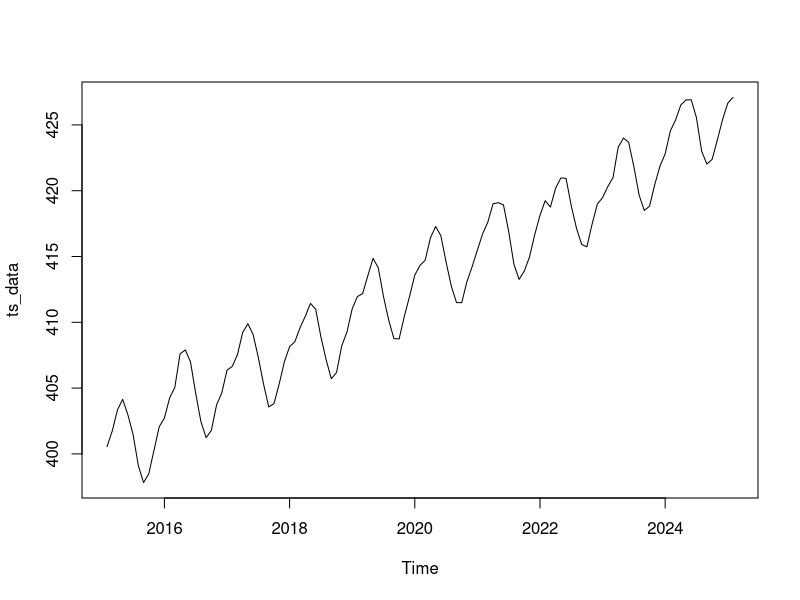
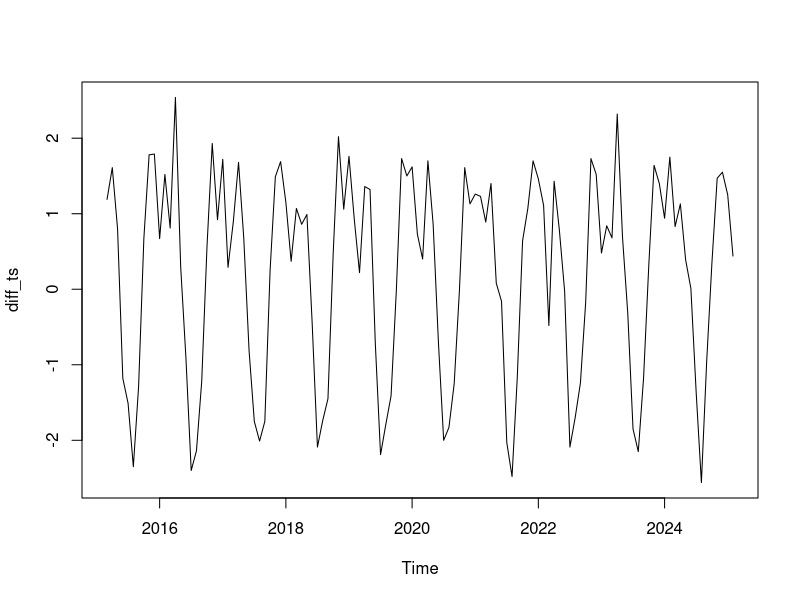
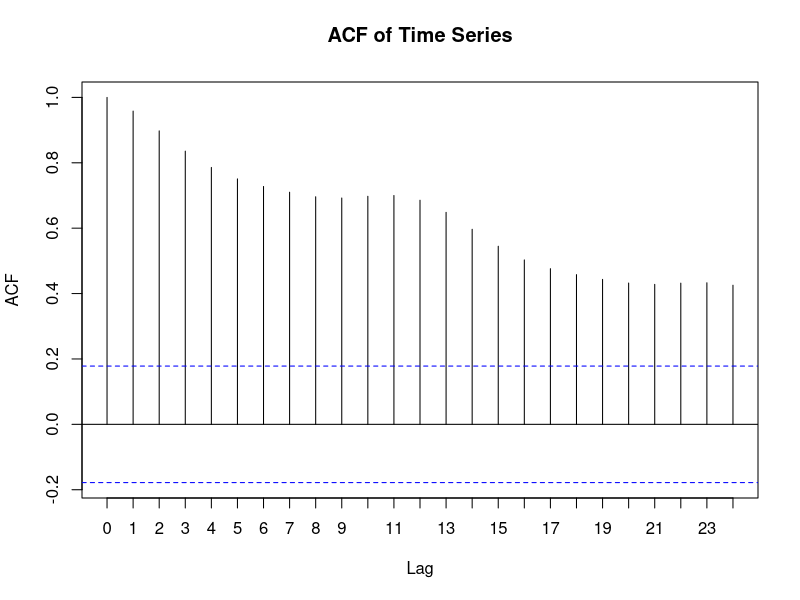
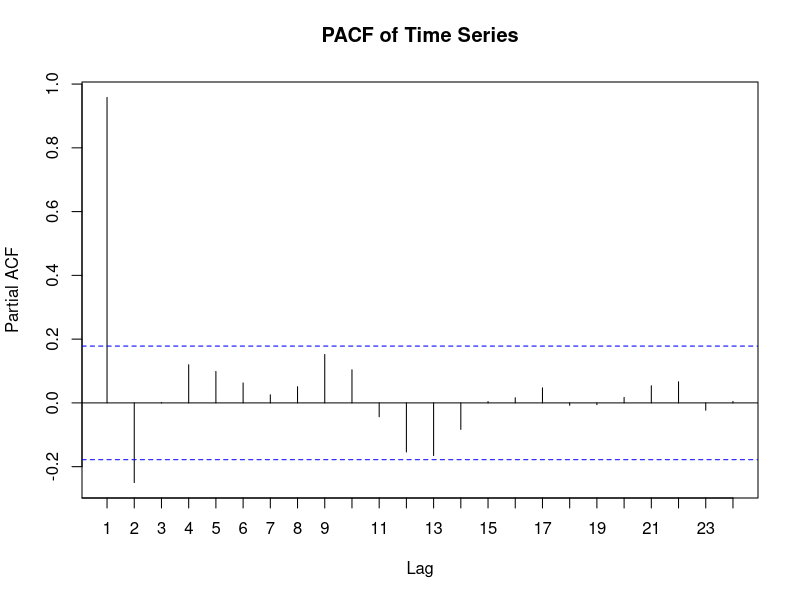
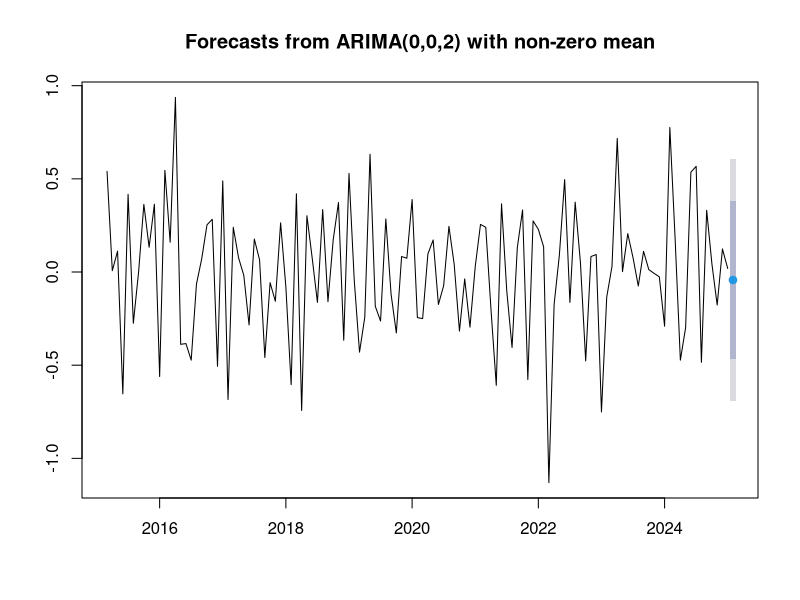

The R script that drew these images, in order: (Note: this script raises an error after producing the figures.)
## ---- chunk 1
knitr::opts_chunk$set(echo = TRUE)
## ---- chunk 2
#Downloading data
co2_data_raw <- read.csv("co2_mm_mlo.csv")

#Cleaning data - was loaded in weird
co2_data_raw <- data.frame(co2_data_raw[56:nrow(co2_data_raw),])
names(co2_data_raw)[1] = "values"

co2_data_raw <- matrix(co2_data_raw$values, ncol = 8, byrow = TRUE)

co2_data_raw <- as.data.frame(co2_data_raw)
names(co2_data_raw) = c("year", "month", "decimal_date", "average", "deseasonalized", "ndays", "sdev", "unc")

co2_data_raw[] = sapply(co2_data_raw, as.numeric)

#Filtering for last 10 years (starting at Feb 2015)
#which(co2_data_raw$year == 2015 & co2_data_raw$month == 2)
co2_data = co2_data_raw[684:nrow(co2_data_raw),]

#Make a time series object (monthly data)
ts_data <- ts(co2_data$average, frequency = 12, start = c(2015,2))

# Plot the time series
plot(ts_data)

## ---- chunk 3
# Remove trend by differencing
diff_ts <- diff(ts_data)
plot(diff_ts)

# Adjust for seasonality
monthly_means <- tapply(diff_ts, cycle(diff_ts), mean)
adjusted_ts <- (diff_ts - monthly_means[cycle(diff_ts)])
adjusted_ts <- ts(adjusted_ts,
                  start = start(diff_ts),
                  frequency = frequency(diff_ts))

# Checking for AR(p) or MA(q) signatures

## ---- chunk 4
# ACF plot
acf(ts_data, lag.max = 24, main = "ACF of Time Series", xaxt = "n")
axis(1, at = seq(0, 2, length.out = 25), labels = seq(0, 24, by = 1))

# PACF plot
pacf(ts_data, lag.max = 24, main = "PACF of Time Series", xaxt = "n")
axis(1, at = seq(0, 2, length.out = 25), labels = seq(0, 24, by = 1))

## ---- chunk 5
library(forecast)  
# Predicting last month as an example
train_data <- co2_data[1:(nrow(co2_data) - 1),]
train_ts <- ts(train_data$average, frequency = 12, start = c(2015, 2))
actual_val <- co2_data[nrow(co2_data),]$average

# Remove trend by differencing
diff_train <- diff(train_ts)

# Adjust for seasonality
monthly_means <- tapply(diff_train, cycle(diff_train), mean)
adjusted_ts <- (diff_train - monthly_means[cycle(diff_train)])
adjusted_ts <- ts(adjusted_ts,
                  start = start(diff_train),
                  frequency = frequency(diff_train))

# Fit ARIMA model. Auto ARIMA finds best p and q based on AIC
model_auto <- auto.arima(adjusted_ts)
## ---- chunk 6
# Forecast for 1 period ahead
forecast_values <- forecast(model_auto, h = 1)
# Adding back in trend
# Get the last observed value of the original series
last_observed_value <- train_ts[length(train_ts)]

# Need to specify index = 2 for 95% conf ID
forecast_trend <- c(forecast_values$lower[2], forecast_values$mean, forecast_values$upper[2]) + last_observed_value

# Adding back in seasonality (using 2 because we are predicting February)
final_forecast <- forecast_trend[2] + as.numeric(monthly_means[2])

final_forecast
## ---- chunk 7
# Model: ARIMA(0,0,2)
model_c <- arima(adjusted_ts, order = c(0, 0, 2))
forecast_values <- forecast(model_c, h = 1)

AIC(model_c)
plot(forecast_values)

# Extract AR (phi) and MA (theta) coefficients
thetas <- coef(model_auto)

# Tests of randomness
ljung_box_test <- Box.test(residuals(model_c), lag = 12, type = "Ljung-Box")
## ---- chunk 8
# Compared to ARIMA(1,1,0)
arma_1_1_model <- arima(adjusted_ts, order = c(1, 0, 1))

# Forecast for 1 period ahead
forecast_values_1 <- forecast(arma_1_1_model, h = 1)

# Adding back in trend
last_observed_value <- train_ts[length(train_ts)]
forecast_trend_1 <- c(forecast_values_1$lower[2], forecast_values_1$mean, forecast_values_1$upper[2]) + last_observed_value

# Adding back in seasonality
final_forecast_1 <- forecast_trend_1[2] + as.numeric(monthly_means[2])

AIC(arma_1_1_model)
coef(arma_1_1_model)

# Fitting a linear model
feb_data <- filter(co2_data_raw, month == 2, year >= 2010, year <= 2025)
feb_data$year_index <- seq(1, nrow(feb_data))

lm_mod <- lm(average ~ poly(year_index, 2), data = feb_data)
summary(lm_mod)

## ---- chunk 9
# 2025 Feb CO2 level
feb_2025 <- co2_data$average[which(co2_data$year == 2025 & co2_data$month == 2)]

predict(lm_mod, data.frame(year_index = 16))
